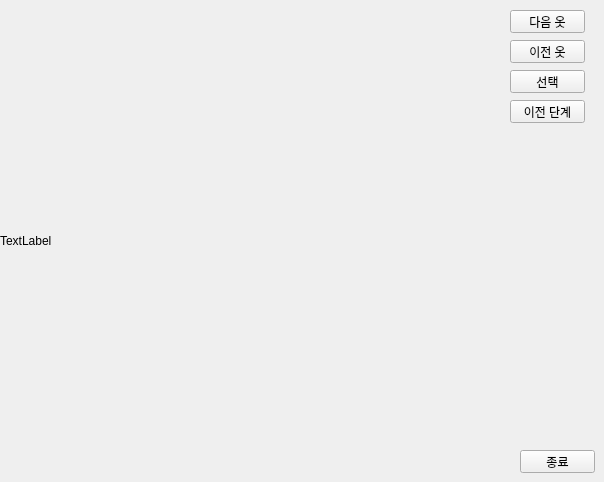
<?xml version="1.0" encoding="UTF-8"?>
<ui version="4.0">
 <class>Form</class>
 <widget class="QWidget" name="Form">
  <property name="geometry">
   <rect>
    <x>0</x>
    <y>0</y>
    <width>604</width>
    <height>482</height>
   </rect>
  </property>
  <property name="windowTitle">
   <string>imageviewer</string>
  </property>
  <widget class="QLabel" name="label">
   <property name="geometry">
    <rect>
     <x>0</x>
     <y>10</y>
     <width>501</width>
     <height>461</height>
    </rect>
   </property>
   <property name="text">
    <string>TextLabel</string>
   </property>
  </widget>
  <widget class="QPushButton" name="next_bt">
   <property name="geometry">
    <rect>
     <x>510</x>
     <y>10</y>
     <width>75</width>
     <height>23</height>
    </rect>
   </property>
   <property name="text">
    <string>다음 옷</string>
   </property>
  </widget>
  <widget class="QPushButton" name="choice_bt">
   <property name="geometry">
    <rect>
     <x>510</x>
     <y>70</y>
     <width>75</width>
     <height>23</height>
    </rect>
   </property>
   <property name="text">
    <string>선택</string>
   </property>
  </widget>
  <widget class="QPushButton" name="pre_bt">
   <property name="geometry">
    <rect>
     <x>510</x>
     <y>40</y>
     <width>75</width>
     <height>23</height>
    </rect>
   </property>
   <property name="text">
    <string>이전 옷</string>
   </property>
  </widget>
  <widget class="QPushButton" name="close_bt">
   <property name="geometry">
    <rect>
     <x>520</x>
     <y>450</y>
     <width>75</width>
     <height>23</height>
    </rect>
   </property>
   <property name="text">
    <string>종료</string>
   </property>
  </widget>
  <widget class="QPushButton" name="pre_menu">
   <property name="geometry">
    <rect>
     <x>510</x>
     <y>100</y>
     <width>75</width>
     <height>23</height>
    </rect>
   </property>
   <property name="text">
    <string>이전 단계</string>
   </property>
  </widget>
 </widget>
 <resources/>
 <connections/>
</ui>
